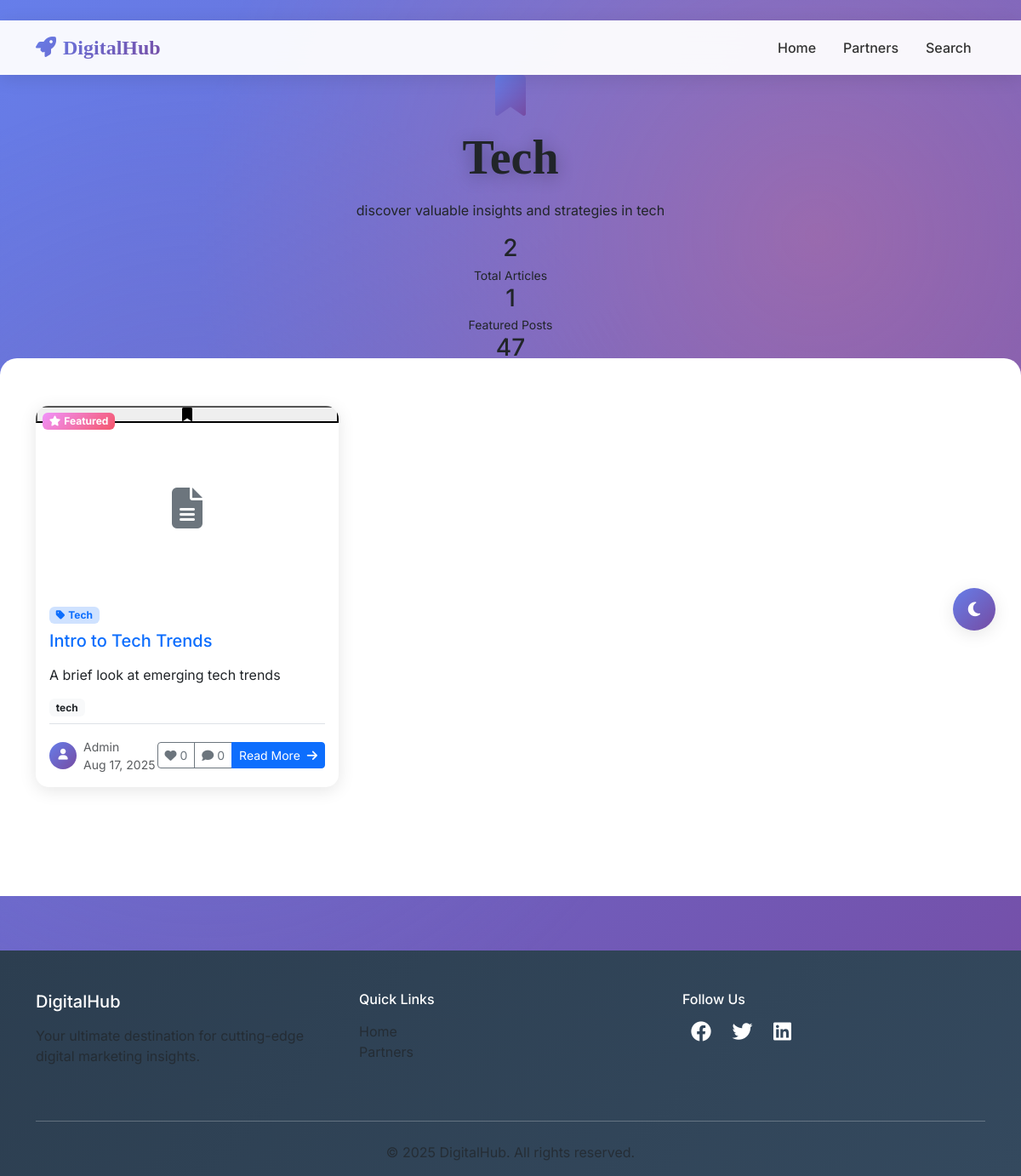
/category/tech/?tag=tech, run on the app's committed database.
### blog/models.py (models this page shows, shortened)
class Category(models.Model):
    name = models.CharField(max_length=100, unique=True)
    slug = models.SlugField(max_length=100, unique=True, blank=True)
    description = models.TextField(blank=True, null=True)
    icon = models.CharField(max_length=50, blank=True, help_text="FontAwesome icon name (without 'fa-')")
    total_views = models.PositiveIntegerField(default=0)
    created_at = models.DateTimeField(auto_now_add=True)
    updated_at = models.DateTimeField(auto_now=True)
    class Meta:
        verbose_name_plural = "Categories"
        ordering = ['name']

class Post(models.Model):
    STATUS_CHOICES = [
        ('draft', 'Draft'),
        ('published', 'Published'),
        ('archived', 'Archived'),
    ]
    title = models.CharField(max_length=200)
    slug = models.SlugField(max_length=200, unique=True, blank=True)
    excerpt = models.TextField(max_length=300, blank=True, help_text="Brief description of the post")
    content = models.TextField()
    featured_image = models.ImageField(upload_to='posts/', blank=True, null=True)
    category = models.ForeignKey(Category, on_delete=models.CASCADE, related_name='posts')
    tags = models.ManyToManyField(Tag, blank=True, related_name='posts')
    author = models.ForeignKey(User, on_delete=models.CASCADE, related_name='posts')
    status = models.CharField(max_length=20, choices=STATUS_CHOICES, default='draft')
    is_featured = models.BooleanField(default=False)
    views = models.PositiveIntegerField(default=0)  # Added field
    meta_description = models.CharField(max_length=160, blank=True)
    meta_keywords = models.CharField(max_length=200, blank=True)
    created_at = models.DateTimeField(auto_now_add=True)
    updated_at = models.DateTimeField(auto_now=True)
    published_at = models.DateTimeField(blank=True, null=True)
    class Meta:
        ordering = ['-created_at']
        indexes = [
            models.Index(fields=['-created_at']),
            models.Index(fields=['status']),
            models.Index(fields=['category', 'status']),
            models.Index(fields=['is_featured']),
            models.Index(fields=['views']),  # Add index for views
        ]
    def get_absolute_url(self):
        return reverse('blog:post_detail', kwargs={
            'category_slug': self.category.slug,
            'slug': self.slug
        })

class Tag(models.Model):
    name = models.CharField(max_length=50, unique=True)
    slug = models.SlugField(max_length=50, unique=True, blank=True)
    created_at = models.DateTimeField(auto_now_add=True)
    class Meta:
        ordering = ['name']

### blog/views.py (the view)
# urls.py: path('category/<slug:slug>/', views.CategoryPostsView.as_view(), name='category_posts'),
class CategoryPostsView(ListView):
    model = Post
    template_name = 'blog/category_posts.html'
    context_object_name = 'posts'
    paginate_by = 6
    def get_queryset(self):
        self.category = get_object_or_404(Category, slug=self.kwargs['slug'])
        queryset = Post.objects.filter(
            category=self.category,
            status='published'
        ).select_related('author', 'category').prefetch_related('tags')
        search_query = self.request.GET.get('search', '').strip()
        if search_query:
            queryset = queryset.filter(
                Q(title__icontains=search_query) |
                Q(excerpt__icontains=search_query) |
                Q(content__icontains=search_query)
            )
        tag_slug = self.request.GET.get('tag', '').strip()
        if tag_slug:
            queryset = queryset.filter(tags__slug=tag_slug)
        sort = self.request.GET.get('sort', 'latest').strip()
        sort_mapping = {
            'latest': '-published_at',
            'oldest': 'published_at',
            'title': 'title',
            'popular': '-views'
        }
        sort_field = sort_mapping.get(sort, '-published_at')
        if sort == 'popular':
            queryset = queryset.order_by('-views', '-published_at')
        else:
            queryset = queryset.order_by(sort_field)
        return queryset.distinct()
    def get_context_data(self, **kwargs):
        context = super().get_context_data(**kwargs)
        all_posts = Post.objects.filter(category=self.category, status='published')
        total_views = 0
        try:
            for post in all_posts:
                if hasattr(post, 'views') and post.views:
                    total_views += post.views
        except (AttributeError, TypeError):
            total_views = 0
        context.update({
            'category': self.category,
            'related_categories': Category.objects.exclude(slug=self.category.slug).order_by('name')[:5],
            'popular_tags': Tag.objects.filter(posts__category=self.category).annotate(
                post_count=Count('posts')).order_by('-post_count')[:5],
            'total_articles': all_posts.count(),
            'featured_count': all_posts.filter(is_featured=True).count(),
            'total_views': total_views,
            'current_search': self.request.GET.get('search', ''),
            'current_tag': self.request.GET.get('tag', ''),
            'current_sort': self.request.GET.get('sort', 'latest'),
        })
        return context

### templates/blog/category_posts.html (shortened to what this page needs)
{% extends 'base.html' %}
{% load static %}
{% load blog_extras %}
{% block hero %}
<section class="category-hero-section">
    <div class="container">
        <div class="hero-content text-center" data-aos="fade-up" data-aos-delay="100">
            <div class="category-icon mb-3">
                <i class="fas fa-{{ category.icon|default:'bookmark' }}" style="font-size: 3rem; background: var(--primary-gradient); -webkit-background-clip: text; -webkit-text-fill-color: transparent; background-clip: text;"></i>
            </div>
            <h1 class="hero-title">{{ category.name }}</h1>
            <p class="hero-subtitle">{{ category.description|default:"Discover valuable insights and strategies in "|add:category.name|lower }}</p>
            <div class="category-stats-detailed">
                <div class="stat-card">
                    <h3 class="mb-1">{{ total_articles|default:0 }}</h3>
                    <small>Total Articles</small>
                </div>
                <div class="stat-card">
                    <h3 class="mb-1">{{ featured_count|default:0 }}</h3>
                    <small>Featured Posts</small>
                </div>
                <div class="stat-card">
                    <h3 class="mb-1">{{ total_views|default:0 }}</h3>
                    <small>Total Views</small>
                </div>
            </div>
        </div>
    </div>
</section>
{% endblock %}
{% block content %}
<section class="posts-section mb-5" id="posts-container">
    <div class="row" id="posts-grid">
        {% for post in posts %}
            <div class="col-lg-4 col-md-6 mb-4 post-item" data-aos="fade-up" data-aos-delay="{{ forloop.counter0|add:100 }}">
                <article class="card h-100 position-relative overflow-hidden post-card">
                    <button class="bookmark-btn" onclick="toggleBookmark({{ post.id }})"
                            data-post-id="{{ post.id }}" title="Bookmark this post">
                        <i class="fas fa-bookmark"></i>
                    </button>
                    {% if post.is_featured %}
                        <div class="position-absolute top-0 start-0 p-2" style="z-index: 10;">
                            <span class="badge featured-badge" style="background: var(--secondary-gradient);">
                                <i class="fas fa-star me-1"></i>Featured
                            </span>
                        </div>
                    {% endif %}
                    {% if post.featured_image %}
                        <div class="position-relative overflow-hidden image-container">
                            <img src="{% if post.featured_image %}{{ post.featured_image.url }}{% else %}{% static 'images/placeholder.jpg' %}{% endif %}"
                                 class="card-img-top" alt="{{ post.title|default:'Post Image' }}" loading="lazy">
                            <div class="position-absolute bottom-0 start-0 w-100 p-3"
                                 style="background: linear-gradient(transparent, rgba(0,0,0,0.7));">
                                <small class="text-white">
                                    <i class="fas fa-calendar-alt me-1"></i>{{ post.created_at|date:"M d, Y" }}
                                </small>
                            </div>
                            <div class="image-overlay">
                                <a href="{{ post.get_absolute_url }}" class="btn btn-primary btn-sm me-2">
                                    <i class="fas fa-eye me-1"></i>Read Now
                                </a>
                                <button class="btn btn-secondary btn-sm" onclick="sharePost({{ post.id }})">
                                    <i class="fas fa-share-alt"></i>
                                </button>
                            </div>
                        </div>
                    {% else %}
                        <div class="card-img-top d-flex align-items-center justify-content-center"
                             style="height: 200px; background: var(--light-gradient);">
                            <i class="fas fa-file-alt" style="font-size: 3rem; color: var(--text-muted);"></i>
                        </div>
                    {% endif %}
                    <div class="card-body d-flex flex-column">
                        <div class="mb-2">
                            <div class="d-flex align-items-center justify-content-between flex-wrap">
                                <span class="badge bg-primary-subtle text-primary">
                                    <i class="fas fa-tag me-1"></i>{{ category.name }}
                                </span>
                            </div>
                        </div>
                        <h5 class="card-title mb-3">
                            <a href="{{ post.get_absolute_url }}" class="text-decoration-none">
                                {% if request.GET.search %}
                                    {{ post.title|highlight:request.GET.search }}
                                {% else %}
                                    {{ post.title|default:'Untitled Post' }}
                                {% endif %}
                            </a>
                        </h5>
                        <p class="card-text flex-grow-1">
                            {% if request.GET.search %}
                                {{ post.excerpt|highlight:request.GET.search|default:'No excerpt available.' }}
                            {% else %}
                                {{ post.excerpt|truncatewords:20|default:'No excerpt available.' }}
                            {% endif %}
                        </p>
                        {% if post.tags.all %}
                            <div class="mb-2">
                                {% for tag in post.tags.all|slice:":3" %}
                                    <a href="?tag={{ tag.slug }}" class="badge bg-light text-dark text-decoration-none me-1">
                                        {{ tag.name }}
                                    </a>
                                {% endfor %}
                            </div>
                        {% endif %}
                        <div class="mt-auto pt-3 border-top">
                            <div class="d-flex align-items-center justify-content-between">
                                <div class="author-info d-flex align-items-center">
                                    <div class="author-avatar me-2">
                                        {% if post.author.profile.avatar %}
                                            <img src="{{ post.author.profile.avatar.url }}" alt="{{ post.author.first_name|default:'Admin' }}"
                                                 style="width: 32px; height: 32px; border-radius: 50%; object-fit: cover;">
                                        {% else %}
                                            <div style="width: 32px; height: 32px; background: var(--primary-gradient); border-radius: 50%; display: flex; align-items: center; justify-content: center;">
                                                <i class="fas fa-user text-white" style="font-size: 0.8rem;"></i>
                                            </div>
                                        {% endif %}
                                    </div>
                                    <div>
                                        <small class="text-muted d-block">{{ post.author.first_name|default:"Admin" }}</small>
                                        <small class="text-muted">{{ post.created_at|date:"M d, Y" }}</small>
                                    </div>
                                </div>
                                <div class="post-actions">
                                    <div class="btn-group btn-group-sm">
                                        <button class="btn btn-outline-secondary" onclick="likePost({{ post.id }})" title="Like">
                                            <i class="fas fa-heart"></i>
                                            <span class="like-count">{{ post.post_likes.count|default:0 }}</span>
                                        </button>
                                        <a href="{{ post.get_absolute_url }}#comments" class="btn btn-outline-secondary" title="Comments">
                                            <i class="fas fa-comment"></i>
                                            <span>{{ post.comments.count|default:0 }}</span>
                                        </a>
                                        <a href="{{ post.get_absolute_url }}" class="btn btn-primary">
                                            Read More <i class="fas fa-arrow-right ms-1"></i>
                                        </a>
                                    </div>
                                </div>
                            </div>
                        </div>
                    </div>
                </article>
            </div>
        {% endfor %}
    </div>
</section>
{% endblock %}

### static/css/styles.css (style rules this page uses)
body { font-family: Arial, sans-serif; }
.card-img-top { max-height: 200px; object-fit: cover; }

### templates/base.html (style rules this page uses)
:root { --primary-gradient: linear-gradient(135deg, #667eea 0%, #764ba2 100%); --secondary-gradient: linear-gradient(135deg, #f093fb 0%, #f5576c 100%); --primary-color: #667eea; --text-color: #333; --text-muted: #6c757d; --shadow-light: 0 4px 20px rgba(0, 0, 0, 0.1); }
* { margin: 0; padding: 0; box-sizing: border-box; }
body { font-family: system-ui, -apple-system, 'Segoe UI', sans-serif; line-height: 1.6; color: var(--text-color); background: #f8fafc; }
body { font-family: 'Inter', -apple-system, BlinkMacSystemFont, 'Segoe UI', sans-serif; background: linear-gradient(135deg, #667eea 0%, #764ba2 25%, #f093fb 50%, #f5576c 75%, #4facfe 100%); background-size: 400% 400%; animation: gradientShift 15s ease infinite; min-height: 100vh; position: relative; }
body::before { content: ''; position: fixed; top: 0; left: 0; width: 100%; height: 100%; background: radial-gradient(circle at 20% 50%, rgba(120, 119, 198, 0.3) 0%, transparent 50%), radial-gradient(circle at 80% 20%, rgba(255, 118, 117, 0.3) 0%, transparent 50%); pointer-events: none; z-index: -1; }
.hero-title { font-family: 'Playfair Display', serif; font-size: clamp(2rem, 5vw, 3.5rem); font-weight: 700; margin-bottom: 1rem; text-shadow: 0 4px 20px rgba(0, 0, 0, 0.3); }
.card { border: none; border-radius: 15px; overflow: hidden; transition: transform 0.2s ease, box-shadow 0.2s ease; box-shadow: var(--shadow-light); background: white; will-change: transform; }
.card-img-top { height: 200px; object-fit: cover; transition: transform 0.2s ease; will-change: transform; }
* { -webkit-font-smoothing: antialiased; -moz-osx-font-smoothing: grayscale; }
.navbar, .card, .btn-gradient, .dark-mode-toggle, .scroll-to-top { transform: translateZ(0); backface-visibility: hidden; }

### data on the page
Category: name "Tech", description|add "discover valuable insights and strategies in tech"
Post: is_featured True (drawn), title "Intro to Tech Trends", excerpt "A brief look at emerging tech trends", author.first_name "Admin", created_at "Aug 17, 2025", post_likes.count "0", comments.count "0"
Tag: name "tech"

### other printed values
{{ total_articles|default:0 }} "2"
{{ featured_count|default:0 }} "1"
{{ total_views|default:0 }} "47"
